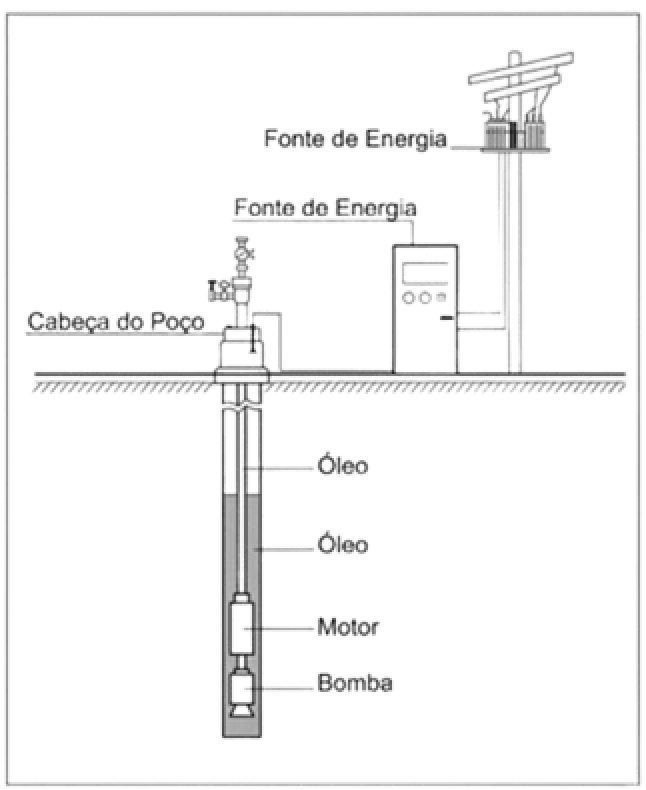
#> input picture pages/images/motor_bomba_bcs.png, 646 x 790 px
$ python testes.py
#> lines starting #> are read from the running program, lines starting #| are printed output that depends on the picture
# Databricks notebook source
# MAGIC %md
# MAGIC # TANQUE AQUECIDO

# COMMAND ----------

"""
Tanque com aquecimento — simulação não-linear e linearizada
Equações (conformes a imagem fornecida):

1) Balanço de massa:
   dV/dt = qi - k * sqrt(h),   com h = V / A

2) Balanço de energia:
   rho * V * cp * dT/dt = rho * qi * cp * (Ti - T) + rho_c * qc * lambda_c

Estados:
   x = [V, T]

Entradas (variáveis de entrada do sistema):
   u = [qi, Ti, qc]   (vazão de entrada, temp entrada, taxa de condensação de vapor)

Objetivo:
  - calcular ponto de operação (x*, u*)
  - calcular A = df/dx |_{x*,u*}, B = df/du |_{x*,u*} por diferenças finitas
  - simular não-linear com step em qc
  - simular linearizado com o mesmo step e comparar T(t)
"""

import numpy as np
from scipy.integrate import solve_ivp
import plotly.graph_objects as go

# ------------------------------
# 1) Parâmetros físicos (ajuste aqui)
# ------------------------------
rho = 1000.0         # kg/m^3
cp = 4184.0          # J/(kg K)
rho_c = 1000.0       # densidade do condensado ~ água (kg/m^3)
lambda_c = 2.26e6    # J/kg (calor latente da água) - ajuste se quiser
A = 1.0              # m^2 área da seção do tanque
k = 0.05             # coeficiente (m^3/(s * sqrt(m))) -> qout = k * sqrt(h)

# entrada nominal (ponto de operação)
qi_nom = 0.002       # m^3/s (vazão líquida de entrada)
Ti_nom = 293.0       # K (temperatura da entrada)
qc_nom = 0.0005      # kg/s (taxa de condensado / condensação que entrega calor)

# Monte vetores de entrada nominal
u_nom = np.array([qi_nom, Ti_nom, qc_nom])

# ------------------------------
# 2) Definir o modelo não-linear f(x,u)
#    x = [V, T]; u = [qi, Ti, qc]
# ------------------------------
def f_nl(t, x, u):
    V, T = x
    qi, Ti, qc = u

    # proteção: V não negativo
    V = max(V, 1e-12)

    # geometria
    h = V / A

    # balanço de massa
    dVdt = qi - k * np.sqrt(max(h, 0.0))

    # balanço de energia:
    # rho * V * cp * dT/dt = rho * qi * cp * (Ti - T) + rho_c * qc * lambda_c
    dTdt = (rho * qi * cp * (Ti - T) + rho_c * qc * lambda_c) / (rho * V * cp)

    return np.array([dVdt, dTdt])

# ------------------------------
# 3) Calcular ponto de operação (x*, u*)
#    - a partir de u_nom
#    - dV/dt = 0 --> qi = k * sqrt(h*)  => h* = (qi/k)^2
#    - V* = A * h*
#    - T* = Ti + (rho_c*qc*lambda_c) / (rho*qi*cp)
# ------------------------------
def compute_steady_state(u):
    qi, Ti, qc = u
    # cuidado se qi == 0 (não há solução física com V*>0 se qc>0 porque V* -> infinito)
    if qi <= 0:
        raise ValueError("qi deve ser > 0 para existir estado estacionário com V*>0")
    h_star = (qi / k) ** 2          # h* = (qi/k)^2
    V_star = A * h_star
    T_star = Ti + (rho_c * qc * lambda_c) / (rho * qi * cp)
    return np.array([V_star, T_star])

x_star = compute_steady_state(u_nom)
print("Ponto de operação (x*): V* = {:.6f} m^3, T* = {:.4f} K".format(x_star[0], x_star[1]))

# ------------------------------
# 4) Linearização numérica por diferenças finitas
#    A = df/dx, B = df/du  (avaliadas em (x*, u_nom))
# ------------------------------
def numerical_jacobians(f, x0, u0, eps=1e-6):
#> called with x0 = array of shape (2,), u0 = array of shape (3,), eps = 1e-06
    n = len(x0)
    m = len(u0)
    f0 = f(0, x0, u0)

    A = np.zeros((n, n))
    B = np.zeros((n, m))

    # variação nos estados
    for i in range(n):
        dx = np.zeros(n)
        dx[i] = eps * max(1.0, abs(x0[i]))
        f1 = f(0, x0 + dx, u0)
        A[:, i] = (f1 - f0) / dx[i]

    # variação nas entradas
    for j in range(m):
        du = np.zeros(m)
        du[j] = eps * max(1.0, abs(u0[j]))
        f1 = f(0, x0, u0 + du)
        B[:, j] = (f1 - f0) / du[j]

    return A, B

A_mat, B_mat = numerical_jacobians(f_nl, x_star, u_nom)
np.set_printoptions(precision=6, suppress=True)
print("\nMatriz A (df/dx) no ponto de operação:\n", A_mat)
print("\nMatriz B (df/du) no ponto de operação:\n", B_mat)

# ------------------------------
# 5) Montar e simular:
#    - Simulação não-linear: integra f_nl com u(t) (degrau em qc)
#    - Simulação linear: integra dx/dt = A (x-x*) + B (u(t)-u*)
# ------------------------------

# Tempo de simulação
t0, tf = 0.0, 21.0         # 1 hora em segundos (ajuste se quiser)
t_eval = np.linspace(t0, tf, 10000)

# Defina uma perturbação: degrau em qc (incremento delta_qc aplicado em t>=0)
delta_qc = 0.0005   # kg/s (por exemplo, dobrar qc)
def u_time(t):
    # aqui mantemos qi e Ti constantes, e aplicamos degrau em qc
    qi = qi_nom
    Ti = Ti_nom
    qc = qc_nom + delta_qc   # passo permanente
    return np.array([qi, Ti, qc])

# 5a) Simular sistema não-linear
def nl_rhs(t, x):
    u = u_time(t)
    return f_nl(t, x, u)

x0 = x_star.copy()   # iniciar no ponto de operação antes do degrau (instantâneo)
sol_nl = solve_ivp(nl_rhs, (t0, tf), x0, t_eval=t_eval, method='RK45', atol=1e-8, rtol=1e-6)

# 5b) Simular sistema linearizado (estado deslocamento dx = x - x*)
# dx/dt = A * dx + B * du  ; du = u(t) - u_nom
def linear_rhs(t, dx):
    u = u_time(t)
    du = u - u_nom
    return A_mat.dot(dx) + B_mat.dot(du)

dx0 = np.zeros_like(x_star)  # começa no equilíbrio (antes do passo)
sol_lin = solve_ivp(linear_rhs, (t0, tf), dx0, t_eval=t_eval, method='RK45', atol=1e-10, rtol=1e-8)

# recuperar x_lin = x_star + dx
x_lin = (x_star.reshape(-1,1) + sol_lin.y)

# ------------------------------
# 6) Plot: comparar Temperatura T(t) do modelo não-linear e linearizado
# ------------------------------
T_nl = sol_nl.y[1, :]
T_lin = x_lin[1, :]

fig = go.Figure()
fig.add_trace(go.Scatter(x=sol_nl.t, y=T_nl, mode='lines', name='T(t) - não-linear'))
fig.add_trace(go.Scatter(x=sol_lin.t, y=T_lin, mode='lines', name='T(t) - linearizado', line=dict(dash='dash')))

fig.update_layout(
    title="Comparação: Temperatura T(t) — não-linear vs linearizado\n(degrau em qc = +{:.4f} kg/s)".format(delta_qc),
    xaxis_title="Tempo (s)",
    yaxis_title="Temperatura (K)",
    legend=dict(x=0.01, y=0.99)
)

# Mostra também volume para diagnóstico (opcional)
fig2 = go.Figure()
fig2.add_trace(go.Scatter(x=sol_nl.t, y=sol_nl.y[0,:], mode='lines', name='V(t) - não-linear'))
fig2.add_trace(go.Scatter(x=sol_lin.t, y=x_lin[0,:], mode='lines', name='V(t) - linearizado', line=dict(dash='dash')))
fig2.update_layout(title="Volume V(t) — comparação", xaxis_title="Tempo (s)", yaxis_title="Volume (m^3)")

# Impressões informativas
print("\nPerturbação aplicada: delta_qc = {:.6f} kg/s".format(delta_qc))
print("Estado inicial x* = ", x_star)
print("Entrada nominal u* = ", u_nom)

# Exibir figuras
fig.show()
fig2.show()

# ------------------------------
# 7) Observações sobre interpretação:
# ------------------------------
# - O código assume que o degrau em qc é aplicado instantaneamente no t=0.
# - O modelo linearizado é válido localmente: quanto maior for delta_qc,
#   maior a diferença entre respostas linear e não-linear.
# - Se quiser testar outro tipo de perturbação (ex: passo em qi ou Ti),
#   altere u_time(t) adequadamente e reexecute.
# - Você pode ajustar eps na função numerical_jacobians para melhorar precisão
#   numérica das derivadas parciais.


# COMMAND ----------

import numpy as np
from scipy.integrate import solve_ivp
import plotly.graph_objects as go

# =========================
# 1) PARÂMETROS DO MODELO
# =========================
A = 1.0          # m^2  (área seção transversal do tanque)
k = 0.15         # (m^3/s)/sqrt(m)  (Torricelli ajustado p/ sua unidade de V e A)
rho = 1000.0     # kg/m^3
cp = 4180.0      # J/(kg.K)

# Vapor/condensação:
lambda_c = 2.26e6  # J/kg (calor latente)
rho_c = 1000.0     # kg/m^3 (densidade do condensado, se usar q_c volumétrico)

# Escolha 1:
QC_IS_MASS = True  # True: q_c é vazão mássica (kg/s). False: q_c é volumétrica (m^3/s)

# =========================
# 2) PONTO DE OPERAÇÃO (equilíbrio)
# =========================
qi0 = 0.10      # m^3/s
Ti0 = 300.0     # K
V0  = A * ( (qi0 / k) ** 2 )  # de 0 = qi0 - k*sqrt(V0/A) => V0 = A*(qi0/k)^2

# Para garantir equilíbrio térmico, escolha qc0 que zere dT/dt em T0:
T0 = 310.0      # K (você escolhe o T0 de operação)
# Equilíbrio térmico: 0 = qi0*(Ti0 - T0)/V0 + Qterm/V0
# Qterm = (qc0*lambda_c)/(rho*cp) se qc0 mássico; ou (rho_c*qc0*lambda_c)/(rho*cp) se volumétrico
if QC_IS_MASS:
    qc0 = - rho*cp * qi0 * (Ti0 - T0) / lambda_c     # kg/s
else:
    qc0 = - rho*cp * qi0 * (Ti0 - T0) / (rho_c*lambda_c)  # m^3/s

# =========================
# 3) PERTURBAÇÕES (degrau) nas entradas
# =========================
t0, tf = 0.0, 500.0
t_step = 0.0

dqi = 0.02      # m^3/s
dTi = 5.0       # K
dqc = 0.0       # (kg/s) ou (m^3/s), conforme QC_IS_MASS

def inputs(t):
    """Retorna qi, Ti, qc (com degrau em t_step)."""
    if t < t_step:
        return qi0, Ti0, qc0
    return qi0 + dqi, Ti0 + dTi, qc0 + dqc

# =========================
# 4) NÃO LINEAR: EDOs originais
# =========================
def f_nl(t, x):
    V, T = x
    qi, Ti, qc = inputs(t)

    # mecânica (Torricelli)
    qout = k * np.sqrt(max(V, 0.0) / A)
    dVdt = qi - qout

    # térmica
    if QC_IS_MASS:
        Qterm = (qc * lambda_c) / (rho * cp)   # equivalente em (m^3/s)*K? -> entra como termo de aquecimento/ V
    else:
        Qterm = (rho_c * qc * lambda_c) / (rho * cp)

    # dT/dt = qi*(Ti - T)/V + Qterm/V
    dTdt = 0.0
    if V > 1e-9:
        dTdt = (qi * (Ti - T) + Qterm) / V

    return [dVdt, dTdt]

# =========================
# 5) LINEARIZADO (em torno do equilíbrio)
#    Estados: ΔV, ΔT ; Entradas: Δqi, ΔTi, Δqc
# =========================
# A11 = -k/(2*sqrt(A)*sqrt(V0))
A11 = -k / (2.0 * np.sqrt(A) * np.sqrt(V0))
A12 = 0.0

# Para f2 = qi(Ti-T)/V + Qterm/V
# A22 = -qi0/V0
A22 = -qi0 / V0

# A21 no equilíbrio zera (pois f2(V0,T0,u0)=0), mas deixo calculável se quiser:
# A21 = -( qi0*(Ti0-T0) + Qterm0 ) / V0^2 ; no equilíbrio isso dá 0
if QC_IS_MASS:
    Qterm0 = (qc0 * lambda_c) / (rho * cp)
else:
    Qterm0 = (rho_c * qc0 * lambda_c) / (rho * cp)
A21 = -(qi0 * (Ti0 - T0) + Qterm0) / (V0**2)  # deve dar ~0

# Matriz B (avaliada no ponto de operação)
B11 = 1.0
B12 = 0.0
B13 = 0.0

B21 = (Ti0 - T0) / V0
B22 = qi0 / V0
if QC_IS_MASS:
    B23 = lambda_c / (rho * cp * V0)
else:
    B23 = (rho_c * lambda_c) / (rho * cp * V0)

def du(t):
    """Δu(t) = [Δqi, ΔTi, Δqc] com degrau."""
    if t < t_step:
        return np.array([0.0, 0.0, 0.0])
    return np.array([dqi, dTi, dqc])

def f_lin(t, dx):
    dV, dT = dx
    dqi_t, dTi_t, dqc_t = du(t)

    ddVdt = A11 * dV + B11 * dqi_t
    ddTdt = A21 * dV + A22 * dT + B21 * dqi_t + B22 * dTi_t + B23 * dqc_t
    return [ddVdt, ddTdt]

# =========================
# 6) SIMULAÇÕES
# =========================
t_eval = np.linspace(t0, tf, 2000)

# Não linear: inicia no equilíbrio
sol_nl = solve_ivp(f_nl, (t0, tf), [V0, T0], t_eval=t_eval, rtol=1e-7, atol=1e-9)

# Linear: inicia em Δx = 0
sol_lin = solve_ivp(f_lin, (t0, tf), [0.0, 0.0], t_eval=t_eval, rtol=1e-9, atol=1e-12)

V_nl, T_nl = sol_nl.y
dV_lin, dT_lin = sol_lin.y
V_lin = V0 + dV_lin
T_lin = T0 + dT_lin

t = sol_nl.t

# =========================
# 7) PLOTLY: 2 FIGURAS
# =========================
# Gráfico mecânico (V)
fig_V = go.Figure()
fig_V.add_trace(go.Scatter(x=t, y=V_nl, mode="lines", name="Não linear: V(t)"))
fig_V.add_trace(go.Scatter(x=t, y=V_lin, mode="lines", name="Linearizado: V(t)"))
fig_V.add_vline(x=t_step, line_dash="dash")
fig_V.update_layout(
    title="EDO mecânica: Volume V(t), não linear vs linearizado",
    xaxis_title="Tempo (s)",
    yaxis_title="Volume (m³)",
    legend_title="Modelo"
)

# Gráfico térmico (T)
fig_T = go.Figure()
fig_T.add_trace(go.Scatter(x=t, y=T_nl, mode="lines", name="Não linear: T(t)"))
fig_T.add_trace(go.Scatter(x=t, y=T_lin, mode="lines", name="Linearizado: T(t)"))
fig_T.add_vline(x=t_step, line_dash="dash")
fig_T.update_layout(
    title="EDO térmica: Temperatura T(t), não linear vs linearizado",
    xaxis_title="Tempo (s)",
    yaxis_title="Temperatura (K)",
    legend_title="Modelo"
)

# Exibir (em notebook/Streamlit você usa st.plotly_chart)
fig_V.show()
fig_T.show()


# COMMAND ----------


# COMMAND ----------

# MAGIC %md
# MAGIC # EDO artigo

# COMMAND ----------

import numpy as np
from scipy.integrate import solve_ivp
import matplotlib.pyplot as plt

# =========================
# Parâmetros (ajuste aqui)
# =========================
J   = 0.01      # inércia [kg*m^2]
b   = 0.1       # atrito viscoso [N*m*s]
k1  = 0.05      # constante de torque [N*m/A]
L   = 0.5       # indutância [H]
E   = 12.0      # tensão aplicada [V]
R0  = 2.0       # resistência em T0 [ohm]
alpha = 0.004   # coef. temp. resistência [1/K]
T0  = 293.15    # temperatura de referência [K] (20°C)
k2  = 0.05      # constante FEM (back-emf) [V*s/rad]
Ct  = 10.0      # capacitância térmica [J/K]
hA  = 1.5       # h*A [W/K]
T_inf = 293.15  # ambiente [K]

# =========================
# Sistema de EDOs
# y = [w, i, T]
# =========================
def motor_termo_odes(t, y):
    w, i, T = y

    R_T = R0 * (1.0 + alpha * (T - T0))          # R(T)
    dw_dt = (k1 * i - b * w) / J                  # J*w_dot = k1*i - b*w
    di_dt = (E - R_T * i - k2 * w) / L            # L*i_dot = E - R(T)*i - k2*w
    dT_dt = (i**2 * R_T - hA * (T - T_inf)) / Ct  # Ct*T_dot = i^2*R(T) - hA(T-Tinf)

    return [dw_dt, di_dt, dT_dt]

# =========================
# Condições iniciais e tempo
# =========================
w0 = 0.0          # rad/s
i0 = 0.0          # A
T_init = T_inf    # K

t0, tf = 0.0, 30.0
t_eval = np.linspace(t0, tf, 2000)

# =========================
# Resolver
# =========================
sol = solve_ivp(
    motor_termo_odes,
    (t0, tf),
    [w0, i0, T_init],
    t_eval=t_eval,
    method="RK45",
    rtol=1e-8,
    atol=1e-10
)

t = sol.t
w = sol.y[0]
i = sol.y[1]
T = sol.y[2]

# =========================
# Gráficos (3 figuras separadas)
# =========================
plt.figure()
plt.plot(t, w)
plt.xlabel("Tempo [s]")
plt.ylabel("Velocidade angular ω [rad/s]")
plt.title("EDO mecânica: ω(t)")
plt.grid(True)

plt.figure()
plt.plot(t, i)
plt.xlabel("Tempo [s]")
plt.ylabel("Corrente i [A]")
plt.title("EDO elétrica: i(t)")
plt.grid(True)

plt.figure()
plt.plot(t, T)
plt.xlabel("Tempo [s]")
plt.ylabel("Temperatura T [K]")
plt.title("EDO térmica: T(t)")
plt.grid(True)

plt.show()
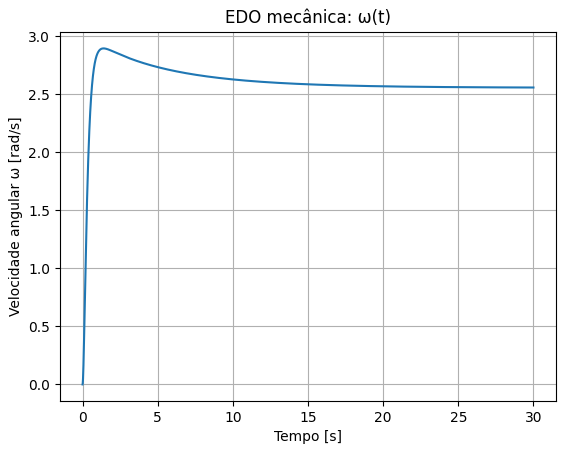
#> figure drawn by matplotlib, 1 panel; curve peaks at x = 1.4, y = 2.89
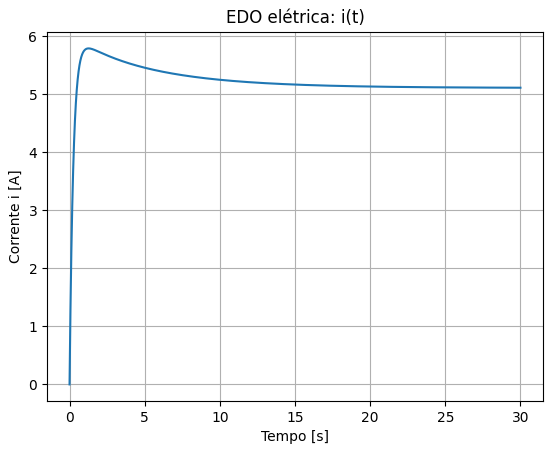
#> figure drawn by matplotlib, 1 panel; curve peaks at x = 1.26, y = 5.79
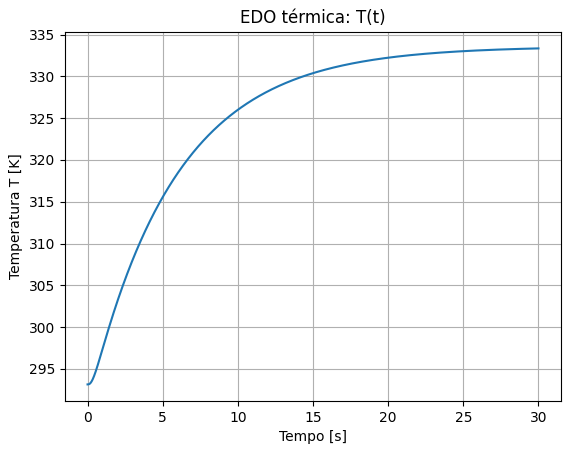
#> figure drawn by matplotlib, 1 panel; curve peaks at x = 30, y = 333.3


# COMMAND ----------

import numpy as np
from scipy.integrate import solve_ivp
import matplotlib.pyplot as plt

# =========================
# Parâmetros (ajuste aqui)
# =========================
J   = 0.01      # inércia [kg*m^2]
b   = 0.1       # atrito viscoso [N*m*s]
k1  = 0.05      # constante de torque [N*m/A]
L   = 0.5       # indutância [H]
E   = 12.0      # tensão aplicada [V] (valor nominal, agora o E(t) vai sobrescrever isso no di_dt)
R0  = 2.0       # resistência em T0 [ohm]
alpha = 0.004   # coef. temp. resistência [1/K]
T0  = 293.15    # temperatura de referência [K] (20°C)
k2  = 0.05      # constante FEM (back-emf) [V*s/rad]
Ct  = 10.0      # capacitância térmica [J/K]
hA  = 1.5       # h*A [W/K]
T_inf = 293.15  # ambiente [K]

# =========================
# Tempo
# =========================
t0, tf = 0.0, 30.0
t_eval = np.linspace(t0, tf, 2000)

# =========================
# Entrada aleatória E(t)
# =========================
E_min, E_max = 10.0, 14.0   # intervalo de tensão [V]
dt_E = 0.2                  # a cada dt_E s sorteia um novo valor
seed = 42                   # troque pra ter outra sequência

t_E = np.arange(t0, tf + dt_E, dt_E)
rng = np.random.default_rng(seed)
E_vals = rng.uniform(E_min, E_max, size=len(t_E))

def E_of_t(t):
    # sinal em degraus: pega o último valor sorteado antes de t
    idx = np.searchsorted(t_E, t, side="right") - 1
    idx = np.clip(idx, 0, len(E_vals) - 1)
    return E_vals[idx]

# =========================
# Sistema de EDOs
# y = [w, i, T]
# =========================
def motor_termo_odes(t, y):
    w, i, T = y

    R_T = R0 * (1.0 + alpha * (T - T0))           # R(T)
    dw_dt = (k1 * i - b * w) / J                   # J*w_dot = k1*i - b*w

    E_t = E_of_t(t)                                # <<< agora E varia no tempo
    di_dt = (E_t - R_T * i - k2 * w) / L           # L*i_dot = E(t) - R(T)*i - k2*w

    dT_dt = (i**2 * R_T - hA * (T - T_inf)) / Ct   # Ct*T_dot = i^2*R(T) - hA(T-Tinf)

    return [dw_dt, di_dt, dT_dt]

# =========================
# Condições iniciais
# =========================
w0 = 0.0
i0 = 0.0
T_init = T_inf

# =========================
# Resolver
# =========================
sol = solve_ivp(
    motor_termo_odes,
    (t0, tf),
    [w0, i0, T_init],
    t_eval=t_eval,
    method="RK45",
    rtol=1e-8,
    atol=1e-10
)

t = sol.t
w = sol.y[0]
i = sol.y[1]
T = sol.y[2]

# (Opcional) reconstruir E(t) no mesmo grid do gráfico
E_plot = np.array([E_of_t(tt) for tt in t])

# =========================
# Gráficos (3 figuras separadas)
# =========================
plt.figure()
plt.plot(t, w)
plt.xlabel("Tempo [s]")
plt.ylabel("Velocidade angular ω [rad/s]")
plt.title("EDO mecânica: ω(t)")
plt.grid(True)

plt.figure()
plt.plot(t, i)
plt.xlabel("Tempo [s]")
plt.ylabel("Corrente i [A]")
plt.title("EDO elétrica: i(t)")
plt.grid(True)

plt.figure()
plt.plot(t, T)
plt.xlabel("Tempo [s]")
plt.ylabel("Temperatura T [K]")
plt.title("EDO térmica: T(t)")
plt.grid(True)

# (Opcional) ver a entrada aleatória
plt.figure()
plt.step(t, E_plot, where="post")
plt.xlabel("Tempo [s]")
plt.ylabel("Tensão E(t) [V]")
plt.title("Entrada aleatória: E(t)")
plt.grid(True)

plt.show()
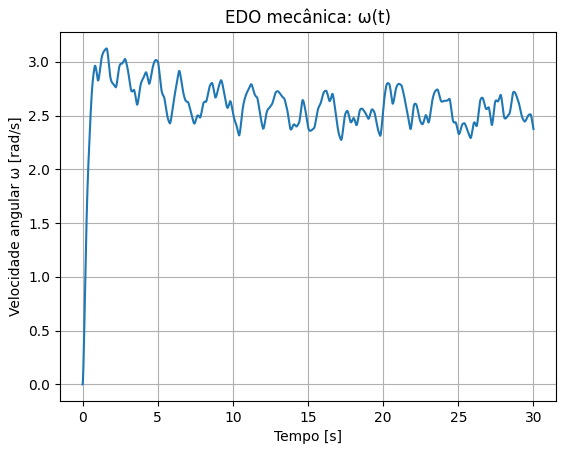
#> figure drawn by matplotlib, 1 panel; curve peaks at x = 1.61, y = 3.13
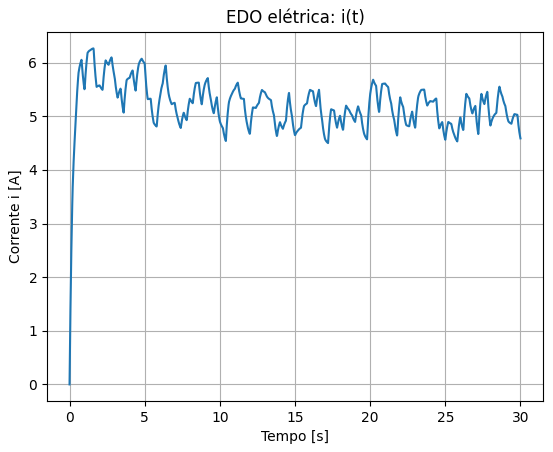
#> figure drawn by matplotlib, 1 panel; curve peaks at x = 1.59, y = 6.27
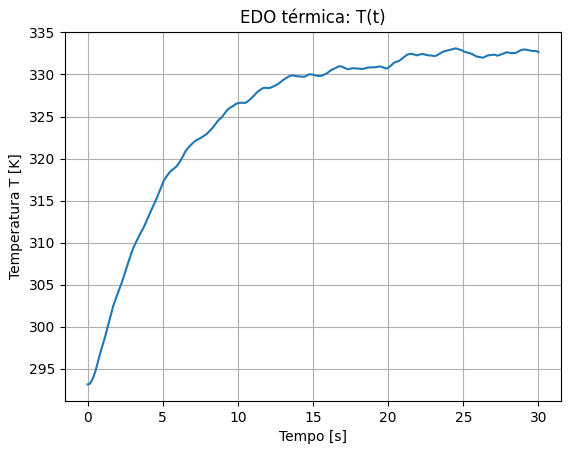
#> figure drawn by matplotlib, 1 panel; curve peaks at x = 24.46, y = 333.1
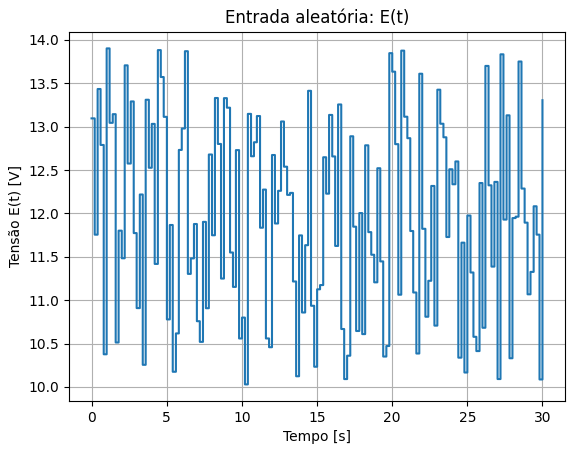
#> figure drawn by matplotlib, 1 panel; curve peaks at x = 1.01, y = 13.9


# COMMAND ----------

import numpy as np
import plotly.graph_objects as go

# =========================
# Parâmetros (ajuste aqui)
# =========================
k = 0.15        # (m^3/s)/sqrt(m)  (constante ajustada)
A = 1.0         # m^2
V0 = 1.0        # m^3  (volume de operação)

# Entrada: degrau em qi
q_step = 0.05   # m^3/s (amplitude de Δqi)

# Tempo de simulação
t_max = 50.0    # s
n = 1200
t = np.linspace(0, t_max, n)

# =========================
# G11(s) = 1/(s + a)
# a = k/(2*sqrt(A)*sqrt(V0))
# Resposta ao degrau: ΔV(t) = (q_step/a)*(1 - exp(-a t))
# =========================
a = k / (2.0 * np.sqrt(A) * np.sqrt(V0))

# Evita divisão por zero caso a seja 0
if a == 0:
    dV = q_step * t  # integrador puro: 1/s
else:
    dV = (q_step / a) * (1.0 - np.exp(-a * t))

# =========================
# Plot (Plotly)
# =========================
fig = go.Figure()

fig.add_trace(
    go.Scatter(
        x=t,
        y=dV,
        mode="lines",
        name="ΔV(t) (degrau em Δqi)"
    )
)

fig.update_layout(
    title="Resposta ao degrau: G11(s) = ΔV(s)/Δqi(s)",
    xaxis_title="Tempo (s)",
    yaxis_title="ΔV(t) (m³)",
    hovermode="x unified"
)

fig.show()

# COMMAND ----------

from PIL import Image

# Abrir imagem
img = Image.open("images/motor_bomba_bcs.png")
#> img is the input picture: PIL image 646x790 P; mean R, G, B, A 88.9, 123.1, 93, 23.4

# Tamanho original
width, height = img.size
#> width = 646; height = 790
print(f"Tamanho original: {width}x{height}")
#| Tamanho original: 646x790

# Fator de escala
scale = 2  # dobra o tamanho

# Novo tamanho
new_size = (width * scale, height * scale)
#> new_size = (1292, 1580)

# Redimensionar com boa qualidade
img_resized = img.resize(new_size, Image.Resampling.LANCZOS)

# Salvar nova imagem
img_resized.save("images/motor_bomba_bcs.png")

print(f"Novo tamanho: {new_size[0]}x{new_size[1]}")
#| Novo tamanho: 1292x1580


# COMMAND ----------
